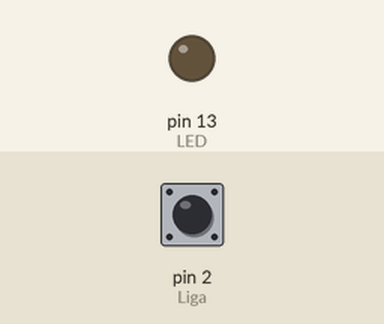
Simulated run of this sketch. Board: Arduino Uno, built with avr-gcc and run on an emulated ATmega328P. Parts: output pins drawn as LEDs (lit = HIGH). Dashed ring = blinking. The test bench sets the inputs (shaded band); at power-on: pin 2 (Liga) HIGH.

Above: at 1.2 s.
1.3 s: pin 2 (Liga) pulled LOW for 1 s
At 2.6 s:
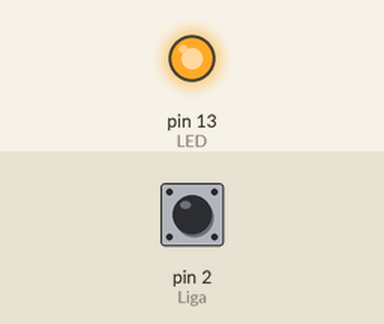
3.8 s: pin 2 (Liga) pulled LOW for 3.2 s
At 4.1 s:
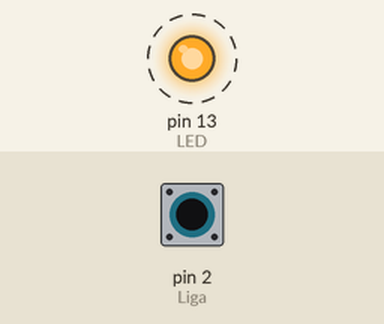
8.5 s: pin 2 (Liga) pulled LOW for 0.25 s
At 9.9 s:
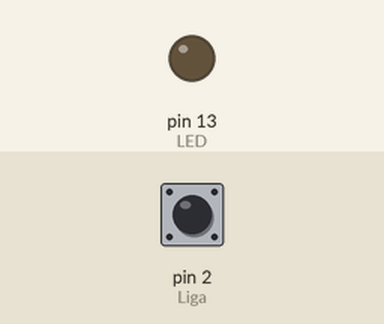
Timing chart, 0 to 11.5 s (numbered marks = the images above; inputs shaded):
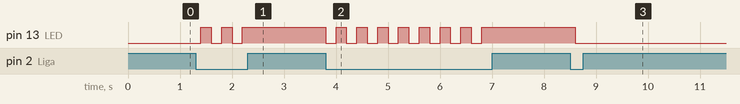

The sketch:

operadorlogicoNOT.ino
```cpp
/**
  Estudo do operador lógico AND
  Controle de um LED com um botão
  @author Matheus Pinheiro de Oliveira
  @link https://www.tinkercad.com/things/dlvJfnQvdDc/editel?returnTo=%2Fdashboard%2Fdesigns%2Fcircuits
*/


void setup() {
  pinMode(13, OUTPUT);       //LED
  pinMode(2, INPUT_PULLUP);  //Liga (1 não pressionado | 0 pressionado)
}

void loop() {
  int botao1 = digitalRead(2);  //Ligar o LED
  // inverter o estado do LED (ligado/desligado se o botão for pressionado)

  if (!botao1 == 1) {
    digitalWrite(13, !digitalRead(13));
    }
    delay(200); //para minimizar o efeito mecânico do botão
}
```

Measured:
- after the input at 1.3 s, pin 13 (LED): alternates HIGH for 0.20 s and LOW for 0.20 s, 5 changes in all, then stays HIGH, starting after 0.10 s
- after the input at 3.8 s, pin 13 (LED): alternates HIGH for 0.20 s and LOW for 0.20 s, 16 changes in all, then stays HIGH, starting at once
- after the input at 8.5 s, pin 13 (LED): HIGH → LOW after 0.10 s
